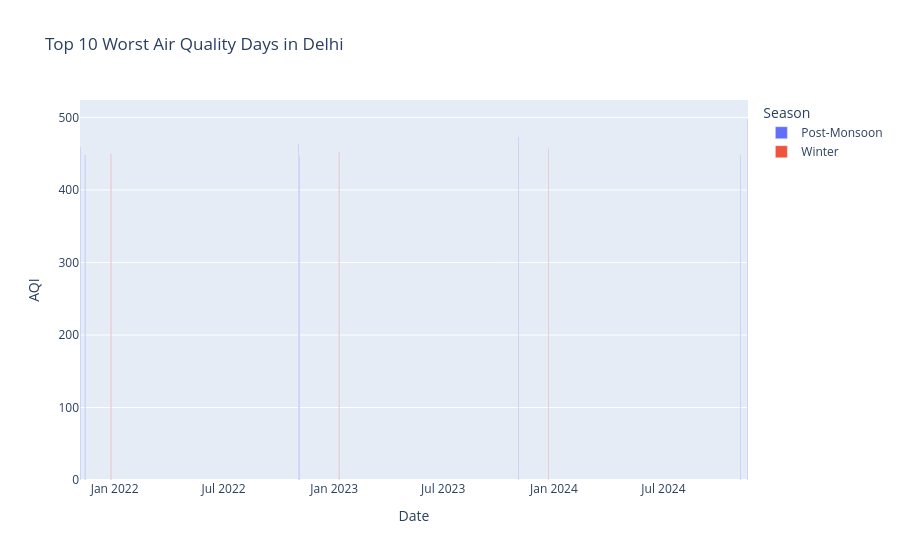

Write notebook code for a chart like this one.
### Code cell
# Top 10 Worst Days in Delhi
worst_days = df.nlargest(10, 'AQI')[['Date', 'Year', 'AQI', 'PM2.5', 'PM10', 'Season']]

print("Top 10 Worst Pollution Days:")
print(worst_days)

# Chart of Worst Days
import plotly.express as px
fig = px.bar(worst_days, 
             x='Date', 
             y='AQI', 
             title="Top 10 Worst Air Quality Days in Delhi",
             color='Season',
             hover_data=['PM2.5', 'PM10'])
fig.show()

### Figure 1 — Plotly figure (JSON) as saved in the notebook; plotly's stock layout.template omitted (floating-point values rounded to 4 significant figures)
{"data": [{"customdata": [[455.1, 819.2], [218.6, 546.5], [368.3, 685.8], [367.7, 576.3], [279.4, 418.9], [278.0, 504.4], [248.3, 525.2]], "hovertemplate": "Season=Post-Monsoon<br>Date=%{x}<br>AQI=%{y}<br>PM2.5=%{customdata[0]}<br>PM10=%{customdata[1]}<extra></extra>", "legendgroup": "Post-Monsoon", "marker": {"color": "#636efa", "pattern": {"shape": ""}}, "name": "Post-Monsoon", "orientation": "v", "showlegend": true, "textposition": "auto", "type": "bar", "x": ["2024-11-18T00:00:00.000000000", "2023-11-03T00:00:00.000000000", "2022-11-03T00:00:00.000000000", "2021-11-05T00:00:00.000000000", "2024-11-06T00:00:00.000000000", "2021-11-13T00:00:00.000000000", "2022-11-04T00:00:00.000000000"], "xaxis": "x", "y": [498.0, 473.0, 464.0, 459.0, 449.0, 448.0, 446.0], "yaxis": "y"}, {"customdata": [[318.9, 506.1], [411.0, 529.0], [188.3, 534.4]], "hovertemplate": "Season=Winter<br>Date=%{x}<br>AQI=%{y}<br>PM2.5=%{customdata[0]}<br>PM10=%{customdata[1]}<extra></extra>", "legendgroup": "Winter", "marker": {"color": "#EF553B", "pattern": {"shape": ""}}, "name": "Winter", "orientation": "v", "showlegend": true, "textposition": "auto", "type": "bar", "x": ["2023-12-23T00:00:00.000000000", "2023-01-09T00:00:00.000000000", "2021-12-26T00:00:00.000000000"], "xaxis": "x", "y": [457.0, 452.0, 450.0], "yaxis": "y"}], "layout": {"barmode": "relative", "legend": {"title": {"text": "Season"}, "tracegroupgap": 0}, "title": {"text": "Top 10 Worst Air Quality Days in Delhi"}, "xaxis": {"anchor": "y", "domain": [0, 1], "title": {"text": "Date"}}, "yaxis": {"anchor": "x", "domain": [0, 1], "title": {"text": "AQI"}}}}
